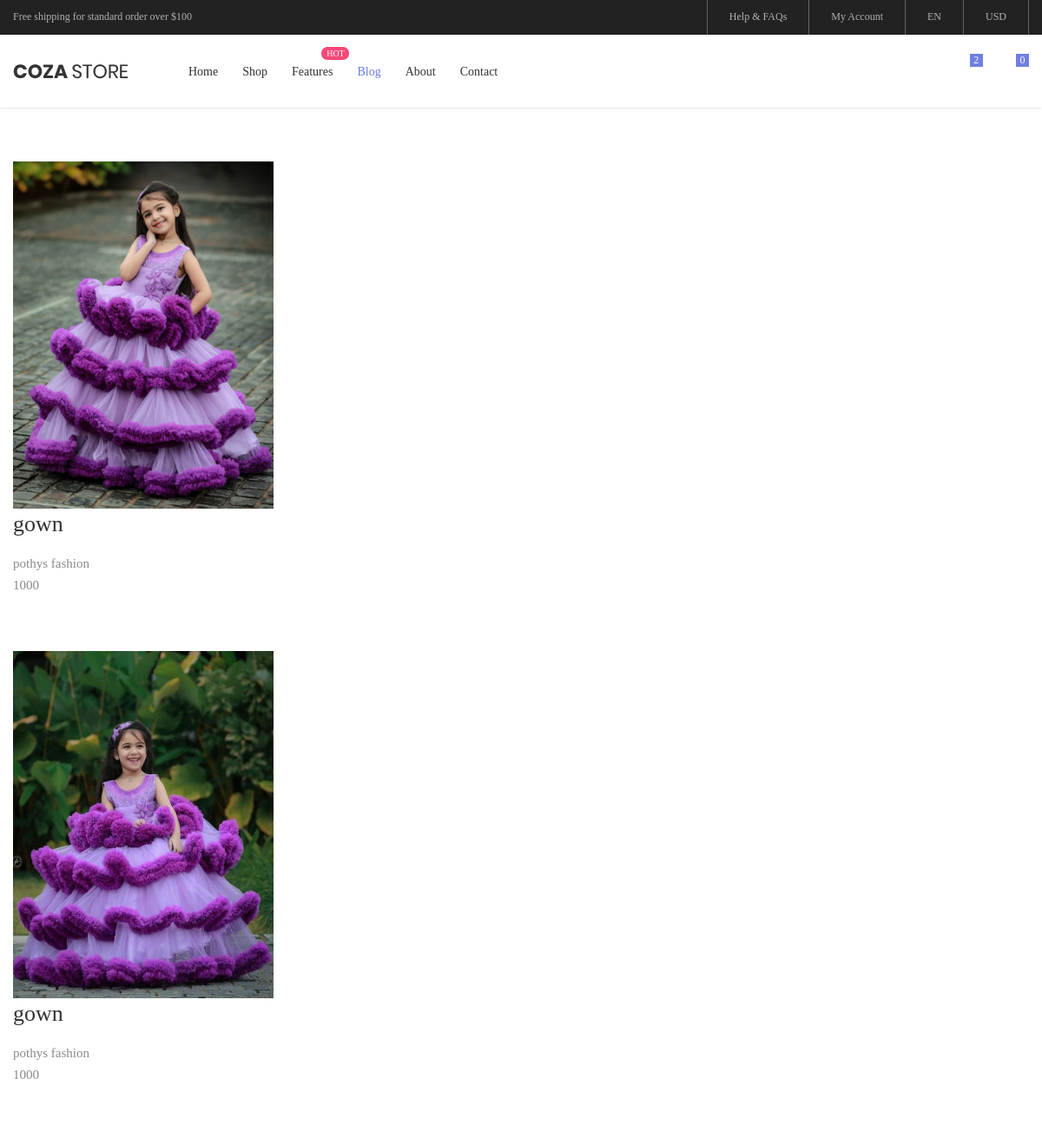
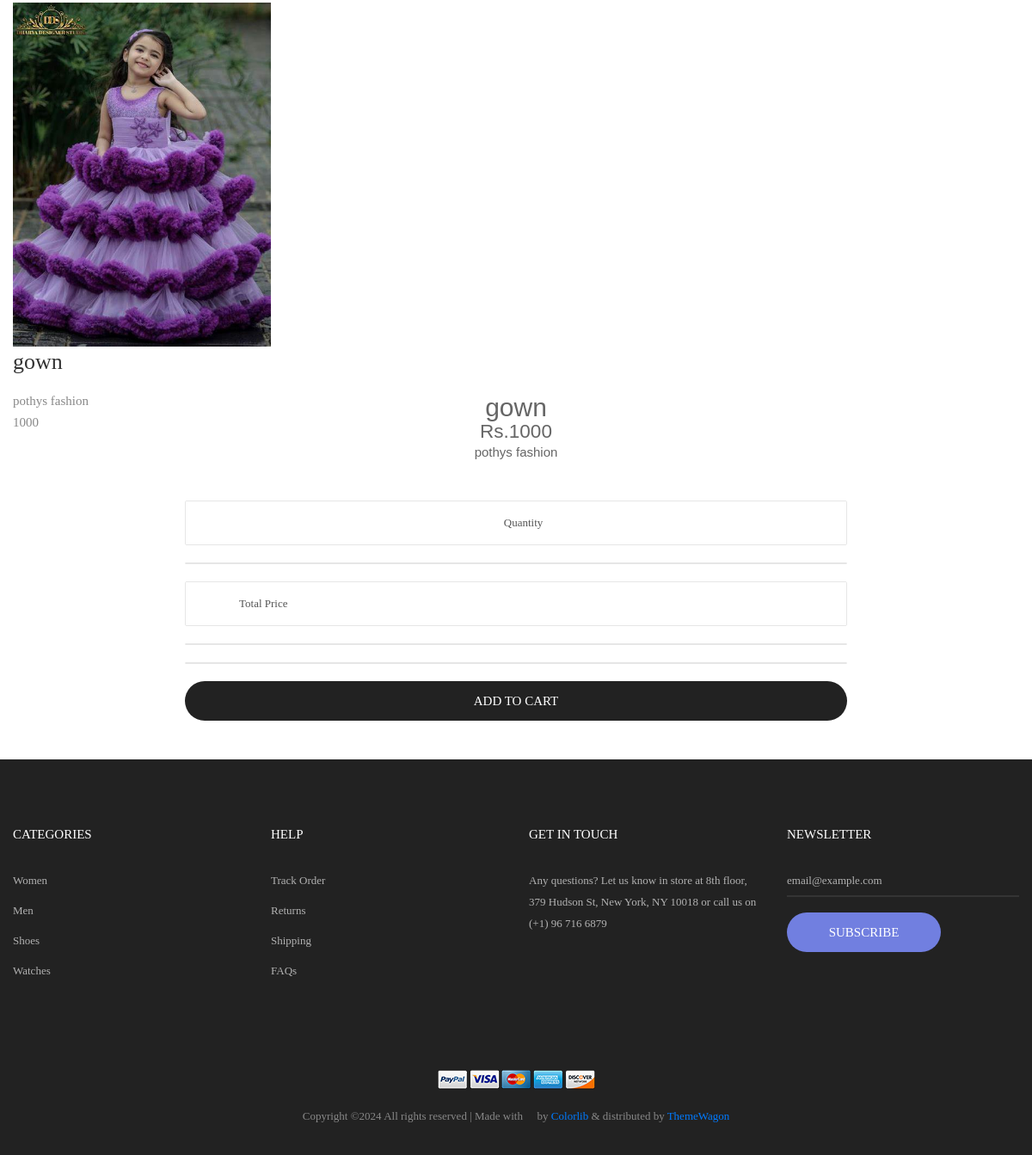
The app's page /Single_product/3/ with its own data (2 pictures, top to bottom).
### Kidapp/models.py (models this page shows)
class ProductDb(models.Model):
    Product_Category = models.CharField(max_length=100,null=True,blank=True)
    Product_Name = models.CharField(max_length=100,null=True,blank=True)
    Quantity = models.IntegerField(null=True,blank=True)
    MRP = models.IntegerField(null=True,blank=True)
    Description = models.TextField(max_length=300,null=True,blank=True)
    Country = models.CharField(max_length=100,null=True,blank=True)
    Manufactured = models.CharField(max_length=100,null=True,blank=True)
    Image1 = models.ImageField(upload_to="Products",null=True,blank=True)
    Image2 = models.ImageField(upload_to="Products", null=True, blank=True)
    Image3 = models.ImageField(upload_to="Products", null=True, blank=True)

### Websapp/views.py (the view)
# urls.py: path('Single_product/<int:pro_id>/',views.Singleproductpage,name="Single_product"),
def Singleproductpage(request,pro_id):
    data = ProductDb.objects.get(id=pro_id)
    return render(request,"Singleproduct.html",{'data':data})

### Websapp/templates/Singleproduct.html (shortened to what this page needs)
<!DOCTYPE html>
{% load static %}
<html lang="en">
<head>
	<link rel="stylesheet" type="text/css" href="{% static 'Web/vendor/bootstrap/css/bootstrap.min.css' %}">
	<link rel="stylesheet" type="text/css" href="{% static 'Web/fonts/font-awesome-4.7.0/css/font-awesome.min.css' %}">
	<link rel="stylesheet" type="text/css" href="{% static 'Web/fonts/iconic/css/material-design-iconic-font.min.css' %}">
	<link rel="stylesheet" type="text/css" href="{% static 'Web/fonts/linearicons-v1.0.0/icon-font.min.css' %}">
	<link rel="stylesheet" type="text/css" href="{% static 'Web/vendor/animate/animate.css' %}">
	<link rel="stylesheet" type="text/css" href="{% static 'Web/vendor/css-hamburgers/hamburgers.min.css' %}">
	<link rel="stylesheet" type="text/css" href="{% static 'Web/vendor/animsition/css/animsition.min.css' %}">
	<link rel="stylesheet" type="text/css" href="{% static 'Web/vendor/select2/select2.min.css' %}">
	<link rel="stylesheet" type="text/css" href="{% static 'Web/vendor/perfect-scrollbar/perfect-scrollbar.css' %}">
	<link rel="stylesheet" type="text/css" href="{% static 'Web/css/util.css' %}">
	<link rel="stylesheet" type="text/css" href="{% static 'Web/css/main.css' %}">
</head>
<body class="animsition">
	<header class="header-v4">
		<div class="container-menu-desktop">
			<div class="top-bar">
				<div class="content-topbar flex-sb-m h-full container">
					<div class="left-top-bar">
						Free shipping for standard order over $100
					</div>
					<div class="right-top-bar flex-w h-full">
						<a href="#" class="flex-c-m trans-04 p-lr-25">
							Help & FAQs
						</a>
						<a href="#" class="flex-c-m trans-04 p-lr-25">
							My Account
						</a>
						<a href="#" class="flex-c-m trans-04 p-lr-25">
							EN
						</a>
						<a href="#" class="flex-c-m trans-04 p-lr-25">
							USD
						</a>
					</div>
				</div>
			</div>
			<div class="wrap-menu-desktop how-shadow1">
				<nav class="limiter-menu-desktop container">
					<a href="#" class="logo">
						<img src="{% static 'Web/images/icons/logo-01.png' %}" alt="IMG-LOGO">
					</a>
					<div class="menu-desktop">
						<ul class="main-menu">
							<li>
								<a href="{% url 'Webindex' %}">Home</a>
							</li>
							<li>
								<a href="{% url 'Products' %}"">Shop</a>
							</li>
							<li class="label1" data-label1="hot">
								<a href="shoping-cart.html">Features</a>
							</li>
							<li class="active-menu">
								<a href="{% url 'Blog' %}">Blog</a>
							</li>
							<li>
								<a href="{% url 'About' %}">About</a>
							</li>
							<li>
								<a href="{% url 'Contact_page' %}">Contact</a>
							</li>
						</ul>
					</div>
					<div class="wrap-icon-header flex-w flex-r-m">
						<div class="icon-header-item cl2 hov-cl1 trans-04 p-l-22 p-r-11 js-show-modal-search">
							<i class="zmdi zmdi-search"></i>
						</div>
						<div class="icon-header-item cl2 hov-cl1 trans-04 p-l-22 p-r-11 icon-header-noti js-show-cart" data-notify="2">
							<i class="zmdi zmdi-shopping-cart"></i>
						</div>
						<a href="#" class="icon-header-item cl2 hov-cl1 trans-04 p-l-22 p-r-11 icon-header-noti" data-notify="0">
							<i class="zmdi zmdi-favorite-outline"></i>
						</a>
					</div>
				</nav>
			</div>
		</div>
	</header>
	<section class="bg0 p-t-62 p-b-60">
		<div class="container">
			<div class="row">
				<div class="col-md-8 col-lg-9 p-b-80">
					<div class="p-r-45 p-r-0-lg">
						<div class="p-b-63">
							<a href="#" >
								<img src="{{data.Image1.url}}" alt="IMG-BLOG" height="400px" width="300px">
								</a>
								<div>
								<h4 class="p-b-15">
									<a href="#" class="ltext-108 cl2 hov-cl1 trans-04">
										{{data.Product_Name}}
									</a>
								</h4>
								<p class="stext-117 cl6">
									{{data.Description}}
								</p>
								<p class="stext-117 cl6">
									{{data.MRP}}
								</p>
								</div>
						</div>
						<div class="p-b-63">
								<img src="{{data.Image2.url}}" alt="IMG-BLOG" height="400px" width="300px">
							<div>
								<h4 class="p-b-15">
									<a href="#" class="ltext-108 cl2 hov-cl1 trans-04">
										{{data.Product_Name}}
									</a>
								</h4>
								<p class="stext-117 cl6">
									{{data.Description}}
								</p>
								<p class="stext-117 cl6">
									{{data.MRP}}
								</p>
							</div>
						</div>
				<div class="p-b-63">
								<img src="{{data.Image3.url}}" alt="IMG-BLOG" height="400px" width="300px">
								<div>
								<h4 class="p-b-15">
									<a href="#" class="ltext-108 cl2 hov-cl1 trans-04">
										{{data.Product_Name}}
									</a>
								</h4>
								<p class="stext-117 cl6">
									{{data.Description}}
								</p>
								<p class="stext-117 cl6">
									{{data.MRP}}
								</p>
								</div>
				</div>
					</div>
		</div>
	</section>
	<div class="testimonial-section before-footer-section" style="margin-top:-250px;">
			<div class="container">
				<div class="row justify-content-center">
					<div class="col-lg-7 mx-auto text-center">
						<h2 class="section-title">{{data.Product_Name}}</h2>
						<h4>Rs.{{data.MRP}}</h4>
					</div>
				</div>
				<div class="row justify-content-center">
					<div class="col-lg-12">
						<div class="testimonial-slider-wrap text-center">
							<div class="testimonial-slider">
								<div class="item">
									<div class="row justify-content-center">
										<div class="col-lg-8 mx-auto">
											<div class="testimonial-block text-center">
												<blockquote class="mb-5">
													<p>{{data.Description}}</p>
												</blockquote>
												<div>
												<form method="POST"  action="{% url 'Save_cart' %}" enctype="multipart/form-data">
													<div class="bor8 m-b-20 how-pos4-parent">
													<input class="stext-111 cl2 plh3 size-116 p-l-62 p-r-30" type="number"  id="quantity" name="Quantity" placeholder="Quantity" style="text-align:center" min="1" >
													</div>
													<div class="bor8 m-b-20 how-pos4-parent">
													</div>
													<div class="bor8 m-b-20 how-pos4-parent">
														<input class="stext-111 cl2 plh3 size-116 p-l-62 p-r-30" type="text"  placeholder="Total Price" id="total" name="Totalprice">
													</div>
													<div class="bor8 m-b-20 how-pos4-parent">
													</div>
													<div class="bor8 m-b-20 how-pos4-parent">
													</div>
													<button class="flex-c-m stext-101 cl0 size-121 bg3 bor1 hov-btn3 p-lr-15 trans-04 pointer" type="submit" class="btn btn-primary-hover-outline">Add to Cart</button>
												</form><br><br>
												</div>
										</div>
											</div>
										</div>
									</div>
								</div>
							</div>
						</div>
					</div>
				</div>
			</div>
	<footer class="bg3 p-t-75 p-b-32">
		<div class="container">
			<div class="row">
				<div class="col-sm-6 col-lg-3 p-b-50">
					<h4 class="stext-301 cl0 p-b-30">
						Categories
					</h4>
					<ul>
						<li class="p-b-10">
							<a href="#" class="stext-107 cl7 hov-cl1 trans-04">
								Women
							</a>
						</li>
						<li class="p-b-10">
							<a href="#" class="stext-107 cl7 hov-cl1 trans-04">
								Men
							</a>
						</li>
						<li class="p-b-10">
							<a href="#" class="stext-107 cl7 hov-cl1 trans-04">
								Shoes
							</a>
						</li>
						<li class="p-b-10">
							<a href="#" class="stext-107 cl7 hov-cl1 trans-04">
								Watches
							</a>
						</li>
					</ul>
				</div>
				<div class="col-sm-6 col-lg-3 p-b-50">
					<h4 class="stext-301 cl0 p-b-30">
						Help
					</h4>
					<ul>
						<li class="p-b-10">
							<a href="#" class="stext-107 cl7 hov-cl1 trans-04">
								Track Order
							</a>
						</li>
						<li class="p-b-10">
							<a href="#" class="stext-107 cl7 hov-cl1 trans-04">
								Returns
							</a>
						</li>
						<li class="p-b-10">
							<a href="#" class="stext-107 cl7 hov-cl1 trans-04">
								Shipping
							</a>
						</li>
						<li class="p-b-10">
							<a href="#" class="stext-107 cl7 hov-cl1 trans-04">
								FAQs
							</a>
						</li>
					</ul>
				</div>
				<div class="col-sm-6 col-lg-3 p-b-50">
					<h4 class="stext-301 cl0 p-b-30">
						GET IN TOUCH
					</h4>
					<p class="stext-107 cl7 size-201">
						Any questions? Let us know in store at 8th floor, 379 Hudson St, New York, NY 10018 or call us on (+1) 96 716 6879
					</p>
					<div class="p-t-27">
						<a href="#" class="fs-18 cl7 hov-cl1 trans-04 m-r-16">
							<i class="fa fa-facebook"></i>
						</a>
						<a href="#" class="fs-18 cl7 hov-cl1 trans-04 m-r-16">
							<i class="fa fa-instagram"></i>
						</a>
						<a href="#" class="fs-18 cl7 hov-cl1 trans-04 m-r-16">
							<i class="fa fa-pinterest-p"></i>
						</a>
					</div>
				</div>
				<div class="col-sm-6 col-lg-3 p-b-50">
					<h4 class="stext-301 cl0 p-b-30">
						Newsletter
					</h4>
					<form>
						<div class="wrap-input1 w-full p-b-4">
							<input class="input1 bg-none plh1 stext-107 cl7" type="text" name="email" placeholder="email@example.com">
						</div>
						<div class="p-t-18">
							<button class="flex-c-m stext-101 cl0 size-103 bg1 bor1 hov-btn2 p-lr-15 trans-04">
								Subscribe
							</button>
						</div>
					</form>
				</div>
			</div>
			<div class="p-t-40">
				<div class="flex-c-m flex-w p-b-18">
					<a href="#" class="m-all-1">
						<img src="{% static 'Web/images/icons/icon-pay-01.png' %}" alt="ICON-PAY">
					</a>
					<a href="#" class="m-all-1">
						<img src="{% static 'Web/images/icons/icon-pay-02.png' %}" alt="ICON-PAY">
					</a>
					<a href="#" class="m-all-1">
						<img src="{% static 'Web/images/icons/icon-pay-03.png' %}" alt="ICON-PAY">
					</a>
					<a href="#" class="m-all-1">
						<img src="{% static 'Web/images/icons/icon-pay-04.png' %}" alt="ICON-PAY">
					</a>
					<a href="#" class="m-all-1">
						<img src="{% static 'Web/images/icons/icon-pay-05.png' %}" alt="ICON-PAY">
					</a>
				</div>
				<p class="stext-107 cl6 txt-center">
Copyright &copy;<script>document.write(new Date().getFullYear());</script> All rights reserved | Made with <i class="fa fa-heart-o" aria-hidden="true"></i> by <a href="https://colorlib.com" target="_blank">Colorlib</a> &amp; distributed by <a href="https://themewagon.com" target="_blank">ThemeWagon</a>
				</p>
			</div>
		</div>
	</footer>
</body>
</html>

### Websapp/static/Web/css/main.css (style rules this page uses)
.container { max-width: 1380px; }
@media (max-width: 1600px) { .container { max-width: 1200px; } }
.container-menu-desktop { height: auto; width: 100%; position: relative; -webkit-transition: all 0.3s; -o-transition: all 0.3s; -moz-transition: all 0.3s; transition: all 0.3s; }
.header-v4 .container-menu-desktop { height: 124px; }
.top-bar { height: 40px; background-color: #222; }
.left-top-bar { font-family: Poppins-Regular; font-size: 12px; line-height: 1.8; color: #b2b2b2; }
.right-top-bar a { font-family: Poppins-Regular; font-size: 12px; line-height: 1.8; height: 100%; color: #b2b2b2; border-right: 1px solid rgba(255,255,255,0.3); }
.right-top-bar a:first-child { border-left: 1px solid rgba(255,255,255,0.3); }
.wrap-menu-desktop { position: fixed; z-index: 1100; background-color: transparent; width: 100%; height: 84px; top: 40px; left: 0px; -webkit-transition: height 0.3s, background-color 0.3s; -o-transition: height 0.3s, background-color 0.3s; -moz-transition: height 0.3s, background-color 0.3s; transition: height 0.3s, background-color 0.3s; }
.header-v4 .wrap-menu-desktop { background-color: #fff; }
.limiter-menu-desktop { height: 100%; display: -webkit-box; display: -webkit-flex; display: -moz-box; display: -ms-flexbox; display: flex; align-items: center; background-color: transparent; }
.logo { display: -webkit-box; display: -webkit-flex; display: -moz-box; display: -ms-flexbox; display: flex; align-items: center; height: 65%; margin-right: 55px; }
.logo img { max-width: 100%; max-height: 100%; }
.menu-desktop { display: -webkit-box; display: -webkit-flex; display: -moz-box; display: -ms-flexbox; display: flex; align-items: center; height: 100%; }
.main-menu { list-style-type: none; margin: 0; display: -webkit-box; display: -webkit-flex; display: -moz-box; display: -ms-flexbox; display: flex; align-items: center; }
.main-menu > li { display: block; position: relative; padding: 20px 10px 20px 0px; margin: 0px 4px 0px 14px; }
.main-menu > li > a { font-family: Poppins-Medium; font-size: 14px; color: #333; padding: 5px 0px; transition: all 0.4s; -webkit-transition: all 0.4s; -o-transition: all 0.4s; -moz-transition: all 0.4s; }
.wrap-icon-header { flex-grow: 1; }
.icon-header-item { position: relative; font-size: 26px; line-height: 1; cursor: pointer; }
.icon-header-noti::after { content: attr(data-notify); font-family: Poppins-Regular; font-size: 12px; color: #fff; line-height: 15px; text-align: center; display: block; position: absolute; top: -7px; right: 0; min-width: 15px; height: 15px; padding: 0 3px; background-color: #717fe0; }
.main-menu > li.active-menu > a { color: #6c7ae0; }
.cl0 { color: #fff; }
.cl2 { color: #333; }
.cl6 { color: #888; }
.cl7 { color: #b2b2b2; }
.stext-101 { font-family: Poppins-Medium; font-size: 15px; line-height: 1.466667; text-transform: uppercase; }
.stext-107 { font-family: Poppins-Regular; font-size: 13px; line-height: 1.923; }
.stext-111 { font-family: Poppins-Regular; font-size: 13px; line-height: 1.6923; }
.stext-117 { font-family: Poppins-Light; font-size: 15px; line-height: 1.666667; }
.stext-301 { font-family: Montserrat-Bold; font-size: 15px; line-height: 1.6; text-transform: uppercase; }
.ltext-108 { font-family: Poppins-Bold; font-size: 26px; line-height: 1.3846; }
.size-103 { min-width: 179px; height: 46px; }
.size-116 { width: 100%; height: 50px; }
.size-121 { width: 100%; height: 46px; }
.size-201 { max-width: 270px; }
.bg-none { background-color: transparent; }
.bg0 { background-color: #fff; }
.bg1 { background-color: #717fe0; }
.bg3 { background-color: #222; }
.bor1 { border-radius: 23px; }
.bor8 { border: 1px solid #e6e6e6; border-radius: 2px; }
.label1 { position: relative; }
.label1::after { content: attr(data-label1); font-family: Poppins-Regular; font-size: 10px; line-height: 15px; color: #fff; text-transform: uppercase; text-align: center; display: block; position: absolute; top: 3px; right: -9px; height: 15px; min-width: 32px; border-radius: 7px; padding: 0 4px; background-color: #f74877; }
.wrap-input1 { position: relative; border-bottom: 2px solid rgba(204,204,204, 0.1); }
.input1 { background-color: transparent; width: 100%; }
.how-shadow1 { box-shadow: 0 0px 3px 0px rgba(0,0,0,0.2); -moz-box-shadow: 0 0px 3px 0px rgba(0,0,0,0.2); -webkit-box-shadow: 0 0px 3px 0px rgba(0,0,0,0.2); -o-box-shadow: 0 0px 3px 0px rgba(0,0,0,0.2); -ms-box-shadow: 0 0px 3px 0px rgba(0,0,0,0.2); }
.how-pos4-parent { position: relative; }

### records on screen
ProductDb: Image1 (picture), Product_Name "gown", Description "pothys fashion", MRP "1000", Image2 (picture), Image3 (picture)
